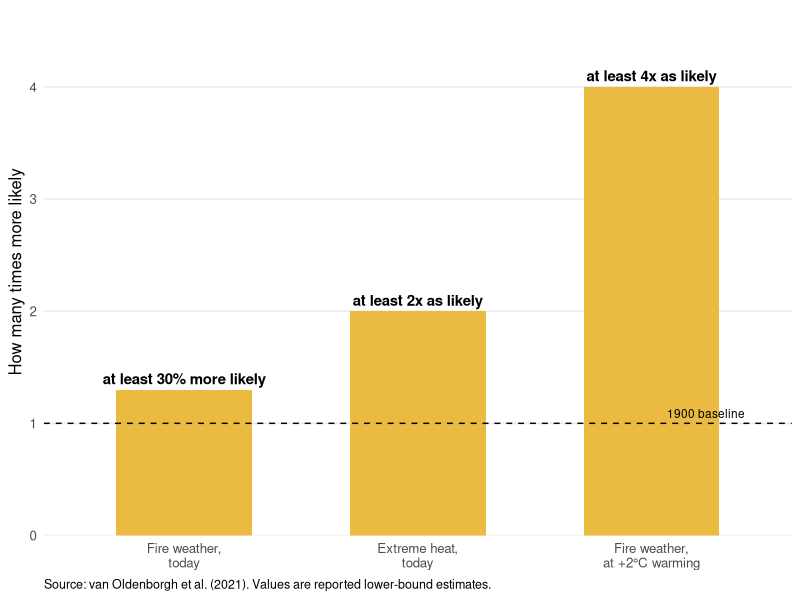

This chart was generated by the following R code:
## ---- chunk 1
#| label: fig-likelihood
#| fig-cap: "How much more likely Black Summer-level conditions are today, and under further warming, compared with 1900."

library(ggplot2)

attribution_results <- data.frame(
  result = factor(
    c(
      "Fire weather,\ntoday",
      "Extreme heat,\ntoday",
      "Fire weather,\nat +2\u00b0C warming"
    ),
    levels = c(
      "Fire weather,\ntoday",
      "Extreme heat,\ntoday",
      "Fire weather,\nat +2\u00b0C warming"
    )
  ),
  probability = c(1.30, 2.00, 4.00),
  label = c("at least 30% more likely", "at least 2x as likely", "at least 4x as likely")
)

ggplot(attribution_results, aes(x = result, y = probability)) +
  geom_col(width = 0.58, fill = "#eaba41") +
  geom_hline(yintercept = 1, linetype = "dashed", linewidth = 0.5) +
  geom_text(aes(label = label), vjust = -0.5, size = 3.8, fontface = "bold") +
  annotate("text", x = 3.4, y = 1, label = "1900 baseline", hjust = 1, vjust = -0.6, size = 3) +
  scale_y_continuous(limits = c(0, 4.7), breaks = 0:4, expand = expansion(mult = c(0, 0))) +
  labs(
    x = NULL,
    y = "How many times more likely",
    caption = "Source: van Oldenborgh et al. (2021). Values are reported lower-bound estimates."
  ) +
  theme_minimal(base_size = 12) +
  theme(
    panel.grid.major.x = element_blank(),
    panel.grid.minor = element_blank(),
    plot.caption = element_text(hjust = 0, size = 9)
  )
## ---- chunk 2
#| label: tbl-findings
#| tbl-cap: "Attribution findings for the weather conditions behind Black Summer, and their planning implications."

library(knitr)

findings <- data.frame(
  `Weather driver` = c(
    "Extreme heat",
    "Severe fire weather",
    "Meteorological drought"
  ),
  `Change since 1900` = c(
    "At least 2x as likely",
    "At least 30% more likely (likely an underestimate)",
    "No climate-change signal detected"
  ),
  `What this means for planning` = c(
    "Treat extreme-heat days as a recurring risk, not a rare exception.",
    "Historical counts of severe fire-danger days probably understate future risk.",
    "Year-to-year rainfall swings from natural cycles remain a major, less predictable wildcard."
  ),
  check.names = FALSE
)

kable(findings, align = c("l", "l", "l"))
